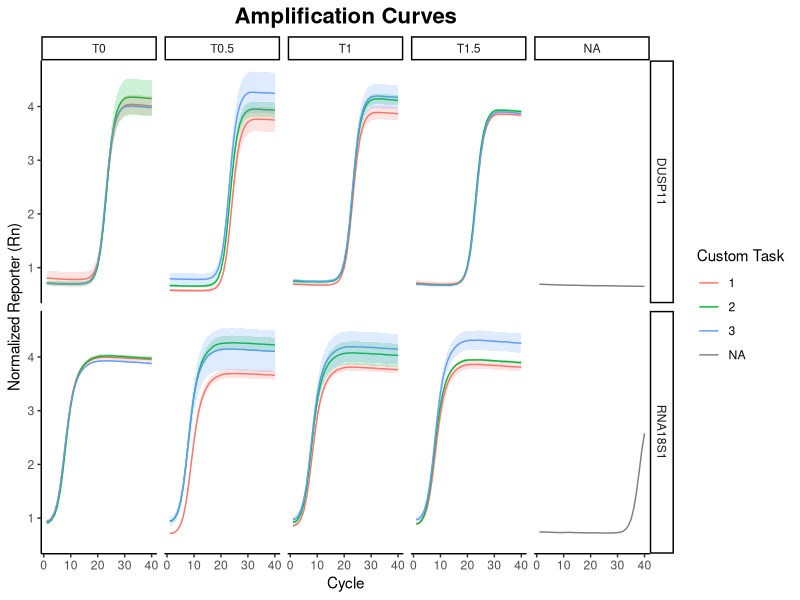
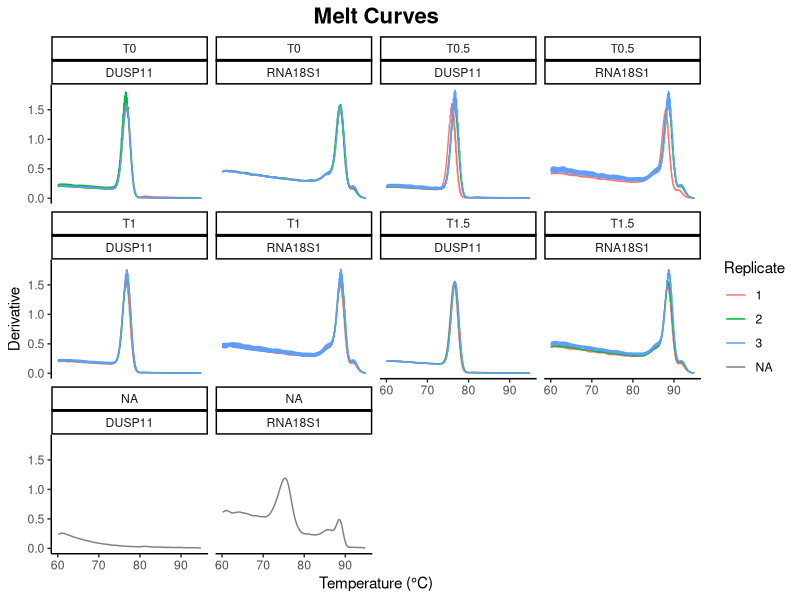

Recreate these plots in R, in order.
library(readxl)
library(dplyr)
library(writexl)

df <- read_excel("TN052.13/TN052_13_redo.xlsx", sheet = "Amplification Data", skip = 46)
names <- read_excel("TN052.13/TN052_13_redo.xlsx", sheet = "Sample Setup", skip = 46) %>%
  select(`Well`, `Sample Name`, `Custom Task`) %>%
  filter(!is.na(`Sample Name`))

df <- df %>%
  select(`Well`, `Cycle`, `Target Name`, Rn) %>%
  filter(!is.na(`Target Name`), !is.na(Rn))
df <- left_join(df, names, by = "Well")
df_mean <- df %>%
  group_by(`Sample Name`, `Target Name`, Cycle, `Custom Task`) %>%
  summarize(
        Rn_mean = mean(Rn, na.rm = TRUE),
        Rn_sd = sd(Rn, na.rm = TRUE),
        .groups = "drop"
  )

df_melt <- read_excel("TN052.13/TN052_13_redo.xlsx", sheet = "Melt Curve Raw Data", skip = 46) %>%
  select(`Well`, `Reading`, `Temperature`, `Derivative`)
melt_names <- read_excel("TN052.13/TN052_13_redo.xlsx", sheet = "Sample Setup", skip = 46) %>%
  select(`Well`, `Sample Name`, `Target Name`, `Custom Task`)
df_melt <- left_join(df_melt, melt_names, by = "Well")


# Plot
library(ggplot2)
p <- ggplot(df_mean, aes(x = Cycle, y = Rn_mean, color = `Custom Task`)) +
  geom_line() +
  geom_ribbon(aes(ymin = Rn_mean - Rn_sd, ymax = Rn_mean + Rn_sd, fill = `Custom Task`), alpha = 0.2, color = NA, show.legend = FALSE) +
  facet_grid(`Target Name` ~ `Sample Name`) +
  labs(title = "Amplification Curves",
       x = "Cycle",
       y = "Normalized Reporter (Rn)",
    ) +
  theme_classic() +
  theme(plot.title = element_text(hjust = 0.5, size = 16, face = "bold"))
# Save the plot
ggsave("TN052.13/amplification_curves.png", plot = p, width = 12, height = 8, dpi = 300)

# Melt curve plot
p_melt <- ggplot(df_melt, aes(x = Temperature, y = Derivative, color = `Custom Task`)) +
  geom_line() +
  facet_wrap(`Sample Name` ~ `Target Name`) +
  labs(title = "Melt Curves",
       x = "Temperature (°C)",
       y = "Derivative",
       color = "Replicate") +
  theme_classic() +
  theme(plot.title = element_text(hjust = 0.5, size = 16, face = "bold"))
# Save the melt curve plot
ggsave("TN052.13/melt_curves.png", plot = p_melt, width = 12, height = 8, dpi = 300)